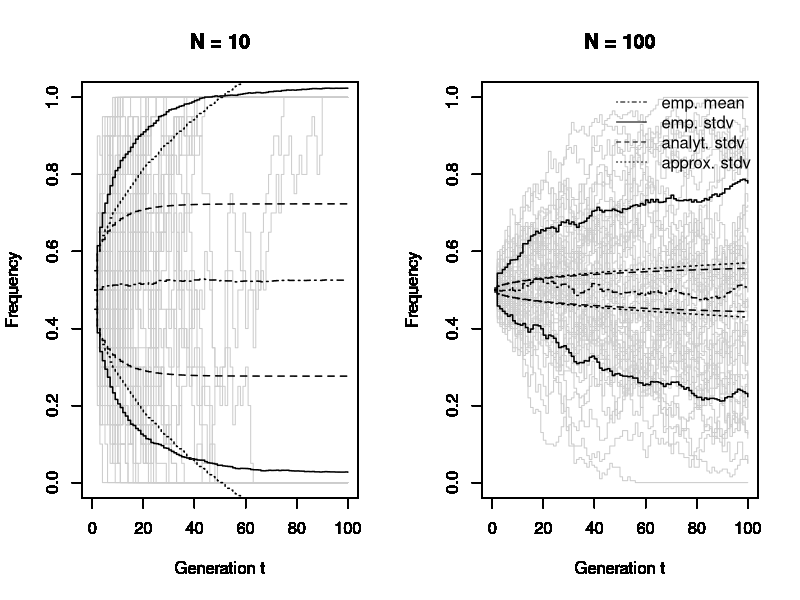

Write the R code that produced this figure.



#Set Parameters
N_values<-c(10,100) 
traj<-1000 
gen<-100 




#Figure
par(mfrow=c(1,2))

# Process
for (N in N_values){
  
  #Initial values
  M<-matrix(0,traj,gen) 
  A_p<-N[1]/2 
  M[,1] <- t(rep(A_p/N,traj)) 
  p=0.5
  
  #Statistics
  emp_mean<-c(mean(M[,1]))
  emp_stdv<-c(sd(M[,1]))
  analyt_stdv<-c(0.5) 
  approx_stdv<-c(sqrt(0)) 
  
  
  for (t in 2:gen){
    X <- rbinom(traj, 2*N, p)
    p <- X / (2*N)
    M[,t]=p
    #Calculate Statistics
    emp_mean<-append(emp_mean,mean(M[,t]))
    emp_stdv<-append(emp_stdv,sd(M[,t]))
    analyt_stdv<-append(analyt_stdv,sqrt(analyt_stdv[1]*(N-N*((N-1)/N)^t)))
    approx_stdv<-append(approx_stdv,sqrt(analyt_stdv[1]*t))
  }
  
  #Plotting
  for (traj in 1:50){
    plot(1:gen,M[traj,], type="s", col="#CCCCCC", lwd=1, ylim = c(0, 1), xlim = c(0, gen),xlab="Generation t", ylab="Frequency", main=paste("N =",toString(N)))
    par(new=TRUE)}
  
  lines(1:gen,emp_mean,ylim = c(0, 1), xlim = c(0, gen), type="s", col="black", lwd=1.5, lty=4)
  lines(1:gen,(emp_stdv)+emp_mean, ylim = c(0, 1), xlim = c(0, gen), type="s", col="black", lwd=1.5)
  lines(1:gen,-(emp_stdv)+emp_mean, ylim = c(0, 1), xlim = c(0, gen), type="s", col="black", lwd=1.5)
  lines(1:gen,(analyt_stdv)/N+0.5, ylim = c(0, 1), xlim = c(0, gen), type="s", col="black", lwd=1.5, lty=2)
  lines(1:gen,-(analyt_stdv)/N+0.5, ylim = c(0, 1), xlim = c(0, gen), type="s", col="black", lwd=1.5, lty=2)
  lines(1:gen,(approx_stdv)/N+0.5, ylim = c(0, 1), xlim = c(0, gen), type="s", col="black", lwd=1.5, lty=3)
  lines(1:gen,-(approx_stdv)/N+0.5, ylim = c(0, 1), xlim = c(0, gen), type="s", col="black", lwd=1.5, lty=3)
  
  if (N==N_values[-1]){
    legend("topright", bty = "n", legend = c('emp. mean','emp. stdv','analyt. stdv','approx. stdv'), lty = c(4,1,2,3), col = 'black')}
}


